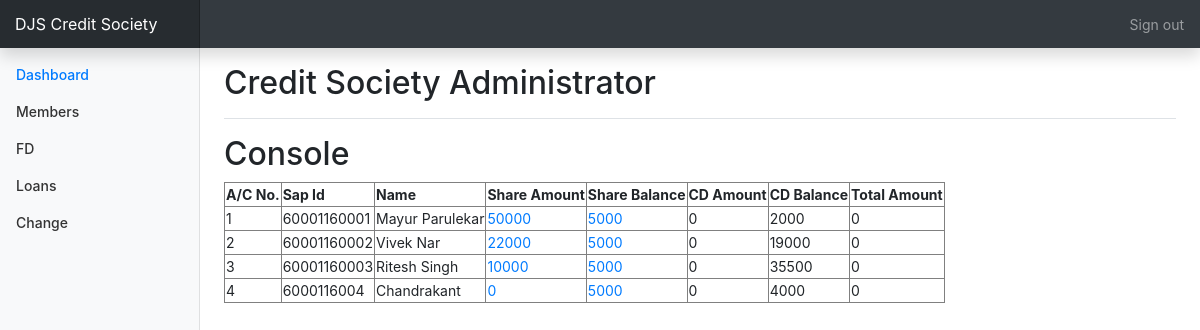
Before: /csadmin/ (signed in) with the older database file.
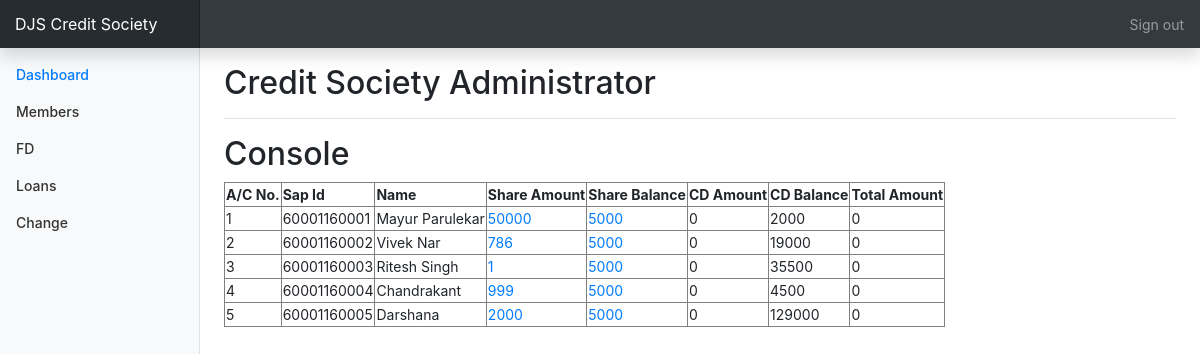
After: the same page with the newer database file.
### status/models.py (models this page shows, shortened)
class Account(models.Model):
    accountnumber=models.IntegerField(null=False,unique=True)
    username=models.ForeignKey(User,on_delete=models.SET_NULL,null=True,unique=True)
    name=models.CharField(max_length=50,null=False)
    sapid=models.IntegerField(null=False,unique=True)
    dateofjoining=models.DateField(null=False)
    shareamount=models.IntegerField(default=0,null=False)
    sharebalance=models.IntegerField(default=0)
    cdamount=models.IntegerField(default=0)
    cdbalance=models.IntegerField(default=0)
    totalamount=models.IntegerField(default=0)
    sharesstartingnumber=models.IntegerField(null=True)
    sharesendingnumber=models.IntegerField(null=True)
    isloantaken=models.BooleanField(default=False)
    longloanamount=models.IntegerField(blank=True,null=True)
    longloanprinciple=models.IntegerField(blank=True,null=True)
    longloaninterestamount=models.IntegerField(blank=True,null=True)
    longloanbalance=models.IntegerField(blank=True,null=True)
    longloanemi=models.IntegerField(blank=True,null=True)
    emerloanamount=models.IntegerField(blank=True,null=True)
    emerloanprinciple=models.IntegerField(blank=True,null=True)
    emerloaninterestamount=models.IntegerField(blank=True,null=True)
    emerloanbalance=models.IntegerField(blank=True,null=True)
    emerloanemi=models.IntegerField(blank=True,null=True)
    fdcapital=models.IntegerField(default=True,null=True)
    fdmaturitydate=models.DateField(null=True)

### csadmin/views.py (the view)
# urls.py: path('', views.commander,name="commander"),
@login_required
def commander(request):
    Members=Account.objects.all()
    context={
        'dashb':"active",
        'Members':Members,
    }
    return render (request,'console.html',context=context)

### csadmin/templates/console.html (shortened to what this page needs)
{%extends 'base.html'%}
{%block content%}
<h2>Console</h2>
<div class="table-responsive">
  <table  border="1">
    <thead>
      <tr>
        <th>A/C No.</th>
        <th>Sap Id</th>
        <th>Name</th>
        <th>Share Amount</th>
        <th>Share Balance</th>
        <th>CD Amount</th>
        <th>CD Balance</th>
        <th>Total Amount</th>
      </tr>
    </thead>
    <tbody>
{%for i in Members%}
  <tr>
    <td>{{i.accountnumber}}</td>
    <td>{{i.sapid}}</td>
    <td>{{i.name}}</td>
    <td><a href="{% url 'csadmin:fd_update' pk=i.pk %}">{{i.fdcapital}}</a></td>
    <td><a href="{% url 'csadmin:loan_update' pk=i.pk %}">{{i.sharebalance}}</a></td>
    <td>{{i.cdamount}}</td>
    <td>{{i.cdbalance}}</td>
    <td>{{i.totalamount}}</td>
  </tr>
{%endfor%}
</tbody>
</table>
</div>
</div>
{%endblock%}

### csadmin/templates/base.html (shortened to what this page needs)
{% load static%}
<!doctype html>
<html lang="en">
<head>
  <link rel="stylesheet" href="https://stackpath.bootstrapcdn.com/bootstrap/4.1.3/css/bootstrap.min.css">
  <link href="{% static 'status/css/dashboard.css'%}" rel="stylesheet">
</head>
<body>
  <nav class="navbar navbar-dark fixed-top bg-dark flex-md-nowrap p-0 shadow">
    <a class="navbar-brand col-sm-3 col-md-2 mr-0" href="#">DJS Credit Society</a>
    <ul class="navbar-nav px-3">
      <li class="nav-item text-nowrap">
        <a class="nav-link" href="{%url 'logout' %}">Sign out</a>
      </li>
    </ul>
  </nav>
  <div class="container-fluid">
    <div class="row">
      <nav class="col-md-2 d-none d-md-block bg-light sidebar">
        <div class="sidebar-sticky">
          <ul class="nav flex-column">
            <li class="nav-item">
              <a class="nav-link {{dashb}}" href="{%url 'csadmin:commander'%}">
                Dashboard <span class="sr-only">(current)</span>
              </a>
            </li>
            <li class="nav-item">
              <a class="nav-link {{member}}" href="{%url 'csadmin:members' %}">
                Members
              </a>
            </li>
            <li class="nav-item">
              <a class="nav-link  {{Bank}}" href="{%url 'csadmin:bank' %}">
                FD
              </a>
            </li>
            <li class="nav-item">
              <a class="nav-link {{loan}}" href="{%url 'csadmin:loansadmin' %}">
                Loans
              </a>
            </li>
          </ul>
          <ul class="nav flex-column mb-2">
            <li class="nav-item">
              <a class="nav-link {{money}}" href="{%url 'csadmin:totalmoney'%}">
                Change
              </a>
            </li>
          </ul>
        </div>
      </nav>
      <main role="main" class="col-md-9 ml-sm-auto col-lg-10 px-4">
        <div class="d-flex justify-content-between flex-wrap flex-md-nowrap align-items-center pt-3 pb-2 mb-3 border-bottom">
          <h1 class="h2">Credit Society Administrator</h1>
        </div>
        {%block content%}{%endblock%}
    </div>
</body>

### status/static/status/css/dashboard.css (style rules this page uses)
body { font-size: .875rem; }
.sidebar { position: fixed; top: 0; bottom: 0; left: 0; z-index: 100; padding: 48px 0 0; box-shadow: inset -1px 0 0 rgba(0, 0, 0, .1); }
.sidebar-sticky { position: relative; top: 0; height: calc(100vh - 48px); padding-top: .5rem; overflow-x: hidden; overflow-y: auto; }
.sidebar .nav-link { font-weight: 500; color: #333; }
.sidebar .nav-link.active { color: #007bff; }
[role="main"] { padding-top: 48px; }
.navbar-brand { padding-top: .75rem; padding-bottom: .75rem; font-size: 1rem; background-color: rgba(0, 0, 0, .25); box-shadow: inset -1px 0 0 rgba(0, 0, 0, .25); }

Changed rows visible on the page:
changed Account "Vivek Nar": fdcapital "22000" → "786"
changed Account "Ritesh Singh": fdcapital "10000" → "1"
changed Account "Chandrakant": sapid "6000116004" → "60001160004"; fdcapital "0" → "999"; cdbalance "4000" → "4500"
added Account: accountnumber "5", sapid "60001160005", name "Darshana", fdcapital "2000", sharebalance "5000", cdamount "0", cdbalance "129000", totalamount "0"
